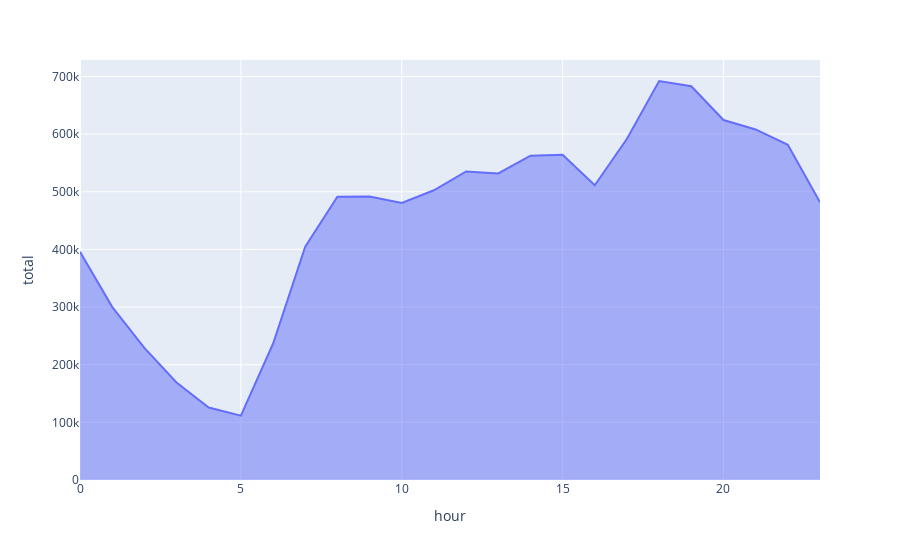

The notebook cell saved with this chart:
### Code cell
px.area(df,
       x = 'hour',
       y = 'total')

### Figure 1 — Plotly figure (JSON) as saved in the notebook; plotly's stock layout.template omitted (floating-point values rounded to 4 significant figures)
{"data": [{"hovertemplate": "hour=%{x}<br>total=%{y}<extra></extra>", "legendgroup": "", "line": {"color": "#636efa"}, "mode": "lines", "name": "", "orientation": "v", "showlegend": false, "stackgroup": "1", "type": "scatter", "x": [0, 1, 2, 3, 4, 5, 6, 7, 8, 9, 10, 11, 12, 13, 14, 15, 16, 17, 18, 19, 20, 21, 22, 23], "xaxis": "x", "y": [396034, 300325, 229220, 169130, 125601, 111548, 236287, 404567, 491429, 491927, 480614, 502554, 535279, 531803, 562636, 564002, 511344, 591940, 692093, 682974, 624418, 608035, 581287, 481811], "yaxis": "y"}], "layout": {"legend": {"tracegroupgap": 0}, "margin": {"t": 60}, "xaxis": {"anchor": "y", "domain": [0, 1], "title": {"text": "hour"}}, "yaxis": {"anchor": "x", "domain": [0, 1], "title": {"text": "total"}}}}
